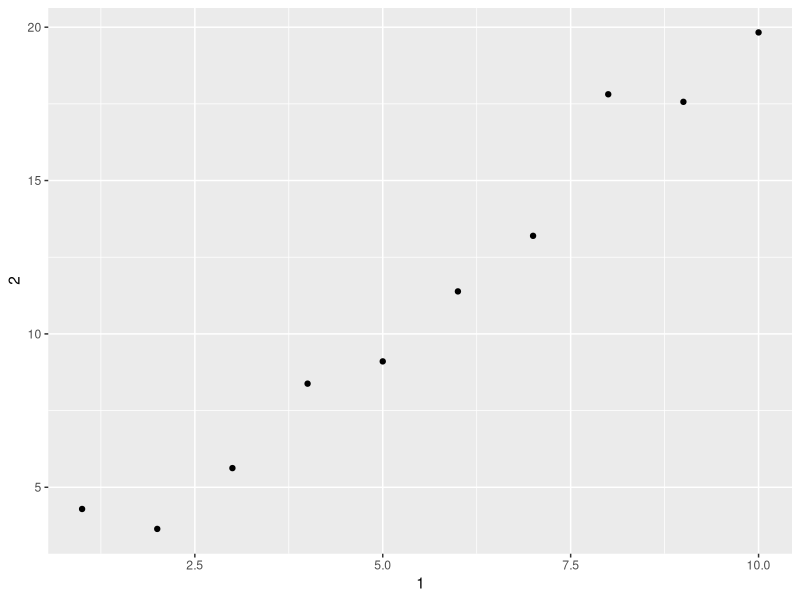
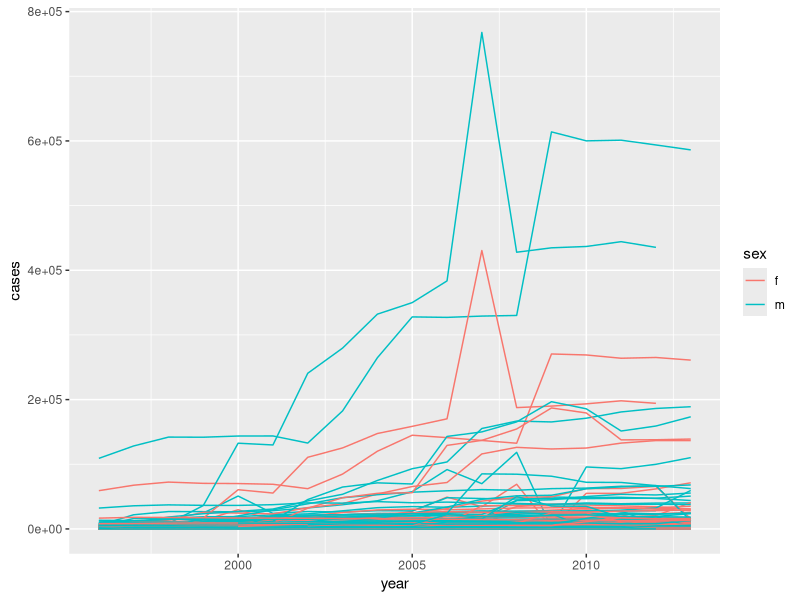

R code for these plots, in order:
## ---- chunk 1
knitr::opts_chunk$set(echo = TRUE)
## ---- chunk 2
library(tidyverse)
mtcars
class(mtcars)
class(as_tibble(mtcars))
## ---- chunk 3
df <- data.frame(abc = 1, xyz = "a")
df$x
df[, "xyz"]
df[, c("abc", "xyz")]

tbl <- as_tibble(df)
tbl$x
tbl[, "xyz"]
tbl[, c("abc", "xyz")]
## ---- chunk 4
annoying <- tibble(
  `1` = 1:10,
  `2` = `1` * 2 + rnorm(length(`1`))
)

annoying[["1"]]

ggplot(annoying, aes(x = `1`, y = `2`)) +
  geom_point()

annoying[["3"]] <- annoying[["2"]]/annoying[["1"]]

annoying <- rename(annoying, one = `1`, two = `2`,
                   three = `3`)
glimpse(annoying)
## ---- chunk 5
who

who1 <- who %>% 
  gather(new_sp_m014:newrel_f65, key = "key", value = "cases", na.rm = TRUE)
who1

who1 %>% 
  count(key)

who2 <- who1 %>% 
  mutate(key = stringr::str_replace(key, "newrel", "new_rel"))
who2

who3 <- who2 %>% 
  separate(key, c("new", "type", "sexage"), sep = "_")
who3

who3 %>% 
  count(new)

who4 <- who3 %>% 
  select(-new, -iso2, -iso3)

who5 <- who4 %>% 
  separate(sexage, c("sex", "age"), sep = 1)
who5
## ---- chunk 6
select(who3, country, iso2, iso3) %>%
  distinct() %>%
  group_by(country) %>%
  filter(n() > 1)
## ---- chunk 7
who5 %>%
  group_by(country, year, sex) %>%
  filter(year > 1995) %>%
  summarise(cases = sum(cases)) %>%
  unite(country_sex, country, sex, remove = FALSE) %>%
  ggplot(aes(x = year, y = cases, group = country_sex, colour = sex)) +
  geom_line()
